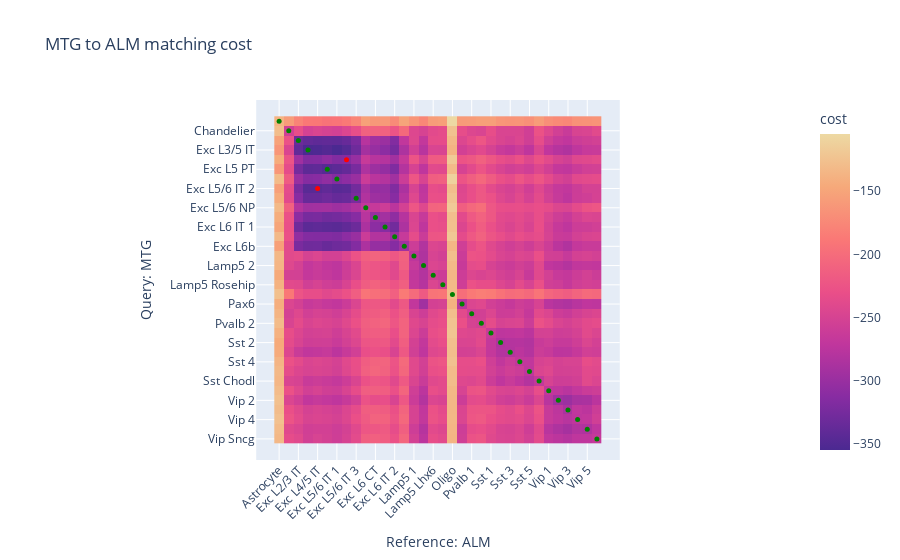

Notebook code for this chart:
### Code cell
q, ref = 'MTG', 'ALM'

rcm = RefCM(cache_load=False, cache_save=False, embedder=hvg_embedder, discovery_threshold=0)
m = rcm.annotate(ds[q], q, ds[ref], ref, 'labels34', 'labels34')
m.eval('labels34')
m.display_matching_costs('labels34')

### Figure 1 — Plotly figure (JSON) as saved in the notebook; plotly's stock layout.template omitted (floating-point values rounded to 4 significant figures; data arrays with more than 128 entries replaced by an {"elided": "..."} marker saying what was removed)
{"data": [{"coloraxis": "coloraxis", "hovertemplate": "Reference: ALM: %{x}<br>Query: MTG: %{y}<br>cost: %{z}<extra></extra>", "name": "0", "type": "heatmap", "x": ["Astrocyte", "Chandelier", "Exc L2/3 IT", "Exc L3/5 IT", "Exc L4/5 IT", "Exc L5 PT", "Exc L5/6 IT 1", "Exc L5/6 IT 2", "Exc L5/6 IT 3", "Exc L5/6 NP", "Exc L6 CT", "Exc L6 IT 1", "Exc L6 IT 2", "Exc L6b", "Lamp5 1", "Lamp5 2", "Lamp5 Lhx6", "Lamp5 Rosehip", "Oligo", "Pax6", "Pvalb 1", "Pvalb 2", "Sst 1", "Sst 2", "Sst 3", "Sst 4", "Sst 5", "Sst Chodl", "Vip 1", "Vip 2", "Vip 3", "Vip 4", "Vip 5", "Vip Sncg"], "xaxis": "x", "y": ["Astrocyte", "Chandelier", "Exc L2/3 IT", "Exc L3/5 IT", "Exc L4/5 IT", "Exc L5 PT", "Exc L5/6 IT 1", "Exc L5/6 IT 2", "Exc L5/6 IT 3", "Exc L5/6 NP", "Exc L6 CT", "Exc L6 IT 1", "Exc L6 IT 2", "Exc L6b", "Lamp5 1", "Lamp5 2", "Lamp5 Lhx6", "Lamp5 Rosehip", "Oligo", "Pax6", "Pvalb 1", "Pvalb 2", "Sst 1", "Sst 2", "Sst 3", "Sst 4", "Sst 5", "Sst Chodl", "Vip 1", "Vip 2", "Vip 3", "Vip 4", "Vip 5", "Vip Sncg"], "yaxis": "y", "z": {"elided": "34x34 float values"}}, {"hovertemplate": "%{y} -> %{x}", "marker": {"color": ["green", "green", "green", "green", "red", "green", "green", "red", "green", "green", "green", "green", "green", "green", "green", "green", "green", "green", "green", "green", "green", "green", "green", "green", "green", "green", "green", "green", "green", "green", "green", "green", "green", "green"], "size": 5}, "mode": "markers", "name": "", "type": "scatter", "x": ["Astrocyte", "Chandelier", "Exc L2/3 IT", "Exc L3/5 IT", "Exc L5/6 IT 2", "Exc L5 PT", "Exc L5/6 IT 1", "Exc L4/5 IT", "Exc L5/6 IT 3", "Exc L5/6 NP", "Exc L6 CT", "Exc L6 IT 1", "Exc L6 IT 2", "Exc L6b", "Lamp5 1", "Lamp5 2", "Lamp5 Lhx6", "Lamp5 Rosehip", "Oligo", "Pax6", "Pvalb 1", "Pvalb 2", "Sst 1", "Sst 2", "Sst 3", "Sst 4", "Sst 5", "Sst Chodl", "Vip 1", "Vip 2", "Vip 3", "Vip 4", "Vip 5", "Vip Sncg"], "y": ["Astrocyte", "Chandelier", "Exc L2/3 IT", "Exc L3/5 IT", "Exc L4/5 IT", "Exc L5 PT", "Exc L5/6 IT 1", "Exc L5/6 IT 2", "Exc L5/6 IT 3", "Exc L5/6 NP", "Exc L6 CT", "Exc L6 IT 1", "Exc L6 IT 2", "Exc L6b", "Lamp5 1", "Lamp5 2", "Lamp5 Lhx6", "Lamp5 Rosehip", "Oligo", "Pax6", "Pvalb 1", "Pvalb 2", "Sst 1", "Sst 2", "Sst 3", "Sst 4", "Sst 5", "Sst Chodl", "Vip 1", "Vip 2", "Vip 3", "Vip 4", "Vip 5", "Vip Sncg"]}], "layout": {"coloraxis": {"colorbar": {"title": {"text": "cost"}}, "colorscale": [[0, "rgb(75, 41, 145)"], [0.1667, "rgb(135, 44, 162)"], [0.3333, "rgb(192, 54, 157)"], [0.5, "rgb(234, 79, 136)"], [0.6667, "rgb(250, 120, 118)"], [0.8333, "rgb(246, 169, 122)"], [1, "rgb(237, 217, 163)"]]}, "title": {"text": "MTG to ALM matching cost"}, "xaxis": {"anchor": "y", "constrain": "domain", "domain": [0, 1], "scaleanchor": "y", "tickangle": -45, "title": {"text": "Reference: ALM"}}, "yaxis": {"anchor": "x", "autorange": "reversed", "constrain": "domain", "domain": [0, 1], "title": {"text": "Query: MTG"}}}}
